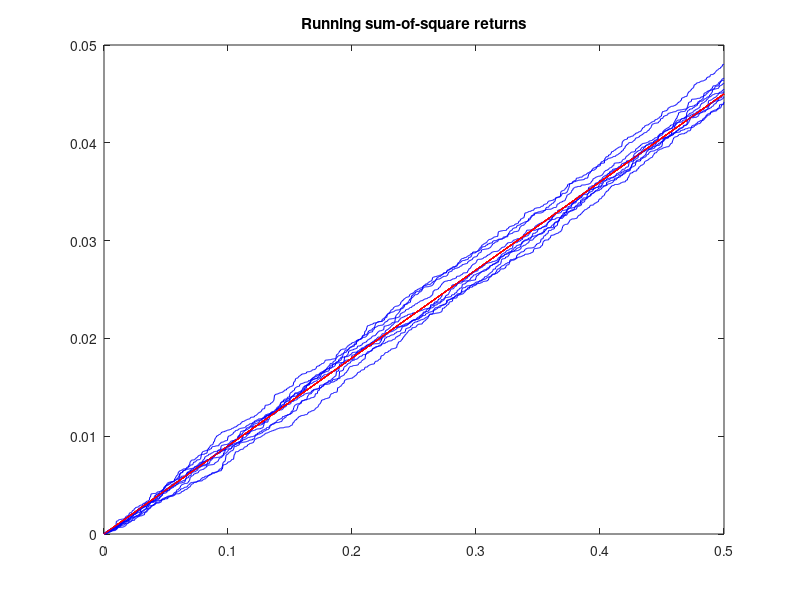

MATLAB code to generate this figure:
clear 
clc
% randn('state', 100)

S0 = 1;
mu = 0.05;
sigma = 0.3;
T = 0.5;
L = 1000;
dt = T/L;

time = [0:dt:T];
M =10;

for j = 1:M
S(j,1) = S0;
temp_sum(j, 1) = 0;
for i = 1:L
    Z = randn(1, L);
    %Stock price model in a discrete time line
    S(j, i+1) = S(j, i) * (1 + mu * dt + sigma * sqrt(dt) * Z(i));
    Return(j, i) = (S(j, i+1) - S(j, i))/S(j,i);
    temp_sum(j, i+1) = temp_sum(j, i) + Return(j, i)^2;
end
 plot(time,temp_sum(j, :), 'b')
 hold on
 title('Running sum-of-square returns')
 hold on
 plot(time, sigma^2 * time, 'r')
end

%% Expected value of S(t)
% expected_value = mean(S,1);
% plot(time, expected_value,'r')
% hold on
% plot(time, S0 * exp(mu * time), 'g')

